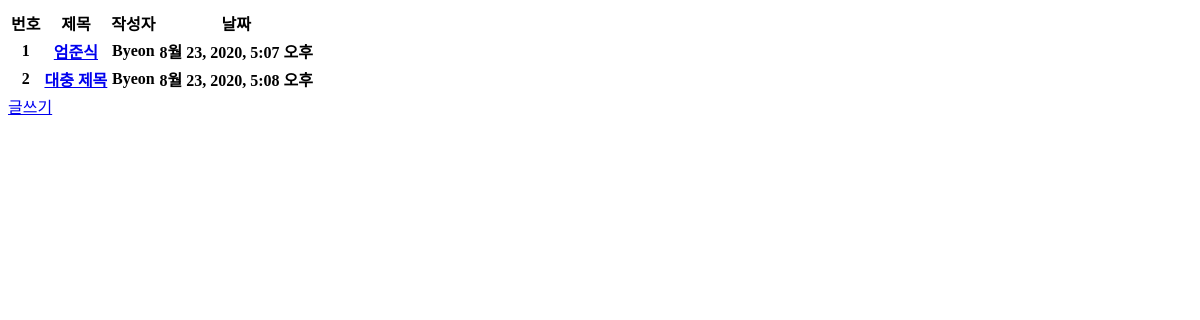
Before: / with the older database file.
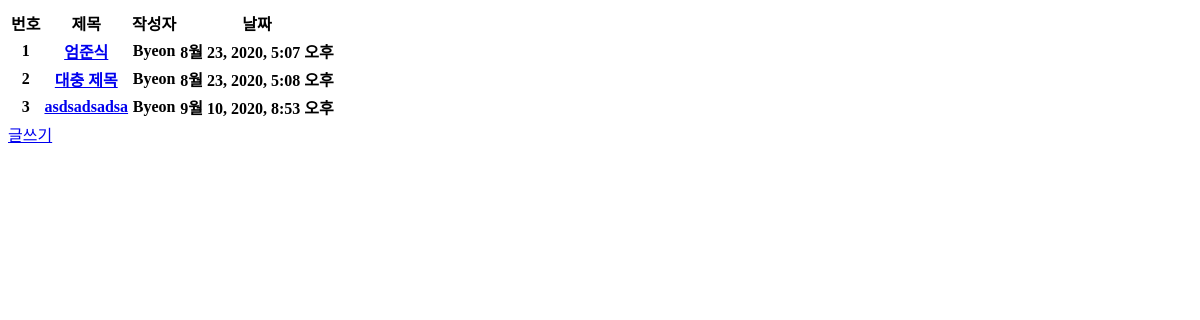
After: the same page with the newer database file.
### board/models.py (models this page shows, shortened)
class Post(models.Model):
    id= models.AutoField(auto_created=True, primary_key=True, serialize=False, verbose_name='ID')
    editor = models.ForeignKey(settings.AUTH_USER_MODEL, on_delete=models.CASCADE)
    title = models.CharField(max_length=200)
    note = models.TextField()
    date = models.DateTimeField(blank=True, null=True)

### board/views.py (the view)
# urls.py: path('', views.board_list, name='board_list'),
def board_list(request):
    posts = Post.objects.all()
    return render(request, 'board_list.html', {'posts': posts})

### templates/board_list.html (shortened to what this page needs)
<!DOCTYPE html>
<html>
    <head>
    </head>
    <body>
        <table class="table">
            <thead>
            <tr>
                <th>번호</th>
                <th>제목</th>
                <th>작성자</th>
                <th>날짜</th>
            </tr>
            </thead>
            <tbody>
                {% for post in posts %}
                <tr>
                    <th>{{post.id}}</th>
                    <th>
                        <a href="/board_view?id={{post.id}}">{{post.title}} </a></th>
                    <th>{{post.editor}}</th>
                    <th>{{post.date}}</th>
                </tr>
                {% endfor %}
            </tbody>
        </table>
       <a href="board_write" class="btn btn-outline-success">글쓰기</a>
    </body>
</html>

Changed rows visible on the page:
added Post: id "3", title "asdsadsadsa", editor "Byeon", date "9월 10, 2020, 8:53 오후"
